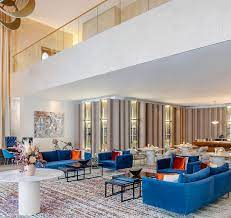
#> input picture image/images (3).jpg, 231 x 218 px, found by its file name
$ python test.py
#> lines starting #> are read from the running program, lines starting #| are printed output that depends on the picture
from pptx import Presentation
from pptx.util import Inches
from PIL import Image, ImageDraw

# Paths
img_path = r"D:\TLDP_Project\image\images (3).jpg"
cropped_path = "circle_image.png"

# Make circular crop with Pillow
im = Image.open(img_path).convert("RGBA")
bigsize = (im.size[0] * 3, im.size[1] * 3)
#> bigsize = (693, 654)
mask = Image.new("L", bigsize, 0)
#> mask: PIL image 693x654 L; every value is 0
draw = ImageDraw.Draw(mask)
draw.ellipse((0, 0) + bigsize, fill=255)
mask = mask.resize(im.size, Image.LANCZOS)
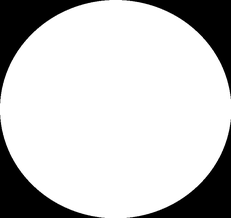
#> mask: PIL image 231x218 L; min 0, max 255, mean 200.8
im.putalpha(mask)
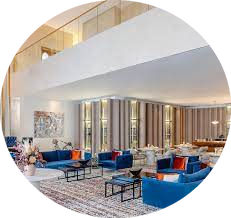
#> im: PIL image 231x218 RGBA; mean R, G, B, A 163.6, 158, 154.8, 200.8; transparent parts drawn white
im.save(cropped_path, format="PNG")

# Insert into PPT
#> (the run stopped early here; a loop or call above may not have finished)

$ run again, with image/images (1).jpg copied over image/images (3).jpg
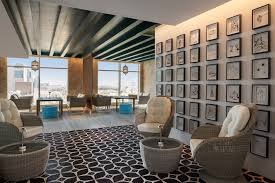
#> input picture image/images (1).jpg, 275 x 183 px, found by its file name
#> `mask = mask.resize(im.size, Image.LANCZOS)`:
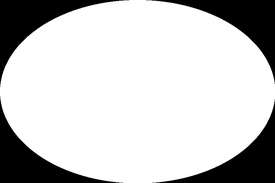
#> mask: PIL image 275x183 L; min 0, max 255, mean 200.8
#> `im.putalpha(mask)`:
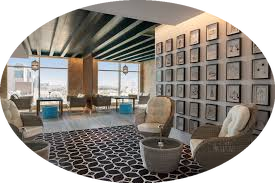
#> im: PIL image 275x183 RGBA; mean R, G, B, A 119.1, 110.6, 101.7, 200.8; transparent parts drawn white

$ run again, with image/images (10).jpg copied over image/images (3).jpg
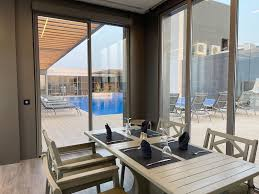
#> input picture image/images (10).jpg, 259 x 194 px, found by its file name
#> `mask = mask.resize(im.size, Image.LANCZOS)`:
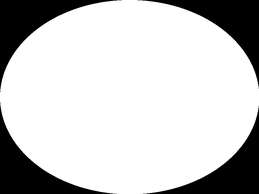
#> mask: PIL image 259x194 L; min 0, max 255, mean 200.8
#> `im.putalpha(mask)`:
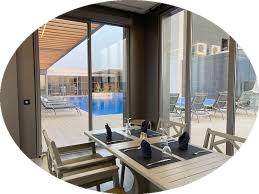
#> im: PIL image 259x194 RGBA; mean R, G, B, A 134.6, 129.4, 122.3, 200.8; transparent parts drawn white

$ run again, with image/images (11).jpg copied over image/images (3).jpg
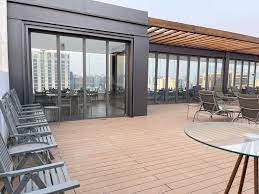
#> input picture image/images (11).jpg, 259 x 194 px, found by its file name
#> `mask = mask.resize(im.size, Image.LANCZOS)`:
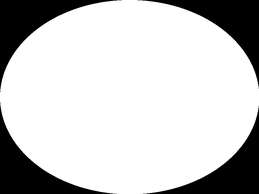
#> mask: PIL image 259x194 L; min 0, max 255, mean 200.8
#> `im.putalpha(mask)`:
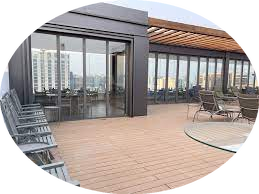
#> im: PIL image 259x194 RGBA; mean R, G, B, A 161.2, 151.6, 148.6, 200.8; transparent parts drawn white
